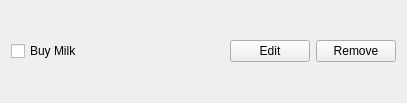
<?xml version="1.0" encoding="UTF-8"?>
<ui version="4.0">
 <class>Task</class>
 <widget class="QWidget" name="Task">
  <property name="geometry">
   <rect>
    <x>0</x>
    <y>0</y>
    <width>407</width>
    <height>103</height>
   </rect>
  </property>
  <property name="windowTitle">
   <string>Form</string>
  </property>
  <layout class="QHBoxLayout" name="horizontalLayout">
   <item>
    <widget class="QCheckBox" name="checkBox">
     <property name="text">
      <string>Buy Milk</string>
     </property>
    </widget>
   </item>
   <item>
    <spacer name="horizontalSpacer">
     <property name="orientation">
      <enum>Qt::Horizontal</enum>
     </property>
     <property name="sizeHint" stdset="0">
      <size>
       <width>40</width>
       <height>20</height>
      </size>
     </property>
    </spacer>
   </item>
   <item>
    <widget class="QPushButton" name="editButton">
     <property name="text">
      <string>Edit</string>
     </property>
    </widget>
   </item>
   <item>
    <widget class="QPushButton" name="removeButton">
     <property name="text">
      <string>Remove</string>
     </property>
    </widget>
   </item>
  </layout>
 </widget>
 <resources/>
 <connections/>
</ui>
